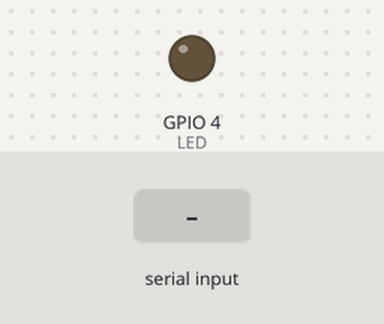
A sketch run on a simulated ESP32. On the bench: output pins drawn as LEDs (lit = HIGH). The test bench sets the inputs (shaded band). Nothing arrives over Bluetooth unless stated; what the sketch prints to the serial monitor is not drawn.

Above: at 2.8 s.
2.9 s: "1" received over the second serial link
At 3.3 s:
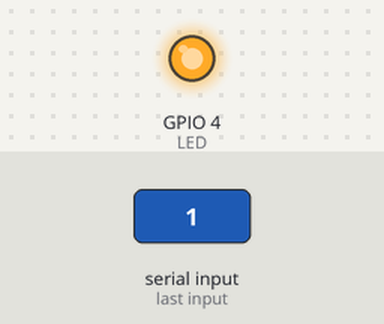
4.5 s: "0" received over the second serial link
At 6.1 s:
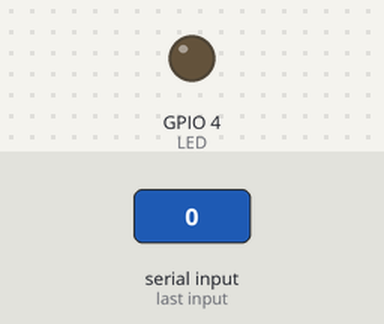
Timing chart, 0 to 7.6 s (numbered marks = the images above; inputs shaded):
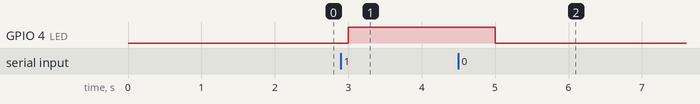

Measured:
- after the input at 2.9 s, GPIO 4 (LED): LOW → HIGH after 0.10 s
- after the input at 4.5 s, GPIO 4 (LED): HIGH → LOW after 0.50 s

The sketch:

Laboratory-3.3-Control-LED-and-Sending-Msg-via-bluetooth.ino
```cpp
#include "BluetoothSerial.h"
#include "DHT.h"

#define DHTPIN 32     // DHT11 DATA pin connected to GPIO32
#define DHTTYPE DHT11
#define LED 4         // LED connected to GPIO4

BluetoothSerial SerialBT;
DHT dht(DHTPIN, DHTTYPE);

void setup() {
  Serial.begin(115200);
  SerialBT.begin("ESP32_BT_Monitor");

  pinMode(LED, OUTPUT);
  dht.begin();

  Serial.println("Bluetooth device started. Pair with ESP32_BT_Monitor");
}

void loop() {

  if (SerialBT.available()) {
    char command = SerialBT.read();

    if (command == '1') {
      digitalWrite(LED, HIGH);
      SerialBT.println("LED ON");
    }

    if (command == '0') {
      digitalWrite(LED, LOW);
      SerialBT.println("LED OFF");
    }

    if (command == 'T') {
      float temp = dht.readTemperature();
      float hum = dht.readHumidity();

      SerialBT.print("Temperature: ");
      SerialBT.print(temp);
      SerialBT.println(" C");

      SerialBT.print("Humidity: ");
      SerialBT.print(hum);
      SerialBT.println(" %");
    }
  }

  delay(1000);
}
```
